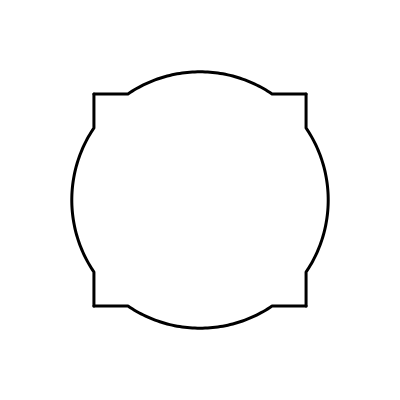
Frame 1 (no input)
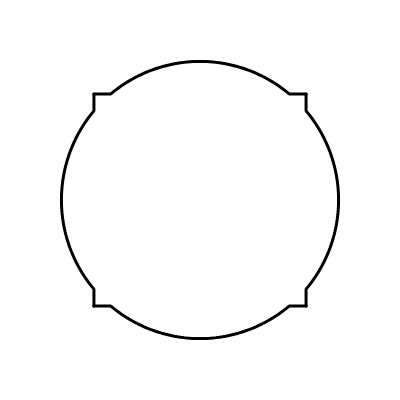
Frame 60 (no input)
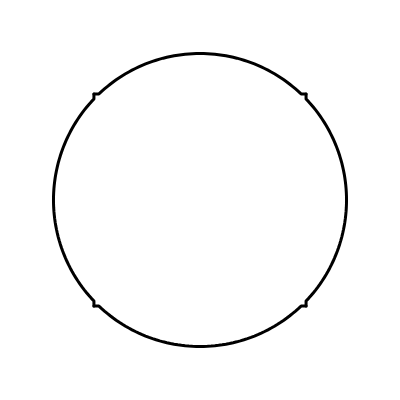
Frame 120 (the mouse pressed at the canvas centre since frame 60)

The p5.js sketch that drew these frames (run headless with seeded random() and noise() and a simulated clock; from frame 60 on, the mouse is pressed at the canvas centre):

// p5.js sketch
// ── sketch.js
// Convert a circle into a square
// by gradually shrinking the circle's radius, 
// revealing square corners within.
// Golan Levin, August 2016

var radius;
var squarePoints = []; // the vertices of the square
var nSquarePoints = 4;
var quarter;

//-----------------------------------------
function setup() {
  createCanvas(400, 400);
  radius = width / 2 * 0.75;
  quarter = TWO_PI / nSquarePoints;

  for (var i = 0; i < nSquarePoints; i++) { // triangle vertices
    var x = radius * cos(i * quarter - HALF_PI);
    var y = radius * sin(i * quarter - HALF_PI);
    squarePoints[i] = {
      x, y
    };
  }
}

//-----------------------------------------
function draw() {
  background(255);
  push();
  translate(width / 2, height / 2);
  rotate(PI * 0.25);

  strokeJoin(ROUND);
  noFill();
  stroke(0);
  strokeWeight(3);

  var minpct = sqrt(2.0) / 2.0;
  var amount = map(sin(millis() / 2000.0), -1, 1, minpct, 1.0);
  var rad = amount * radius;
  var nPts = 60;

  // http://mathworld.wolfram.com/Circle-LineIntersection.html
  for (var i = 0; i < nSquarePoints; i++) {
    var x1 = squarePoints[(i + 0) % nSquarePoints].x;
    var y1 = squarePoints[(i + 0) % nSquarePoints].y;
    var x2 = squarePoints[(i + 1) % nSquarePoints].x;
    var y2 = squarePoints[(i + 1) % nSquarePoints].y;
    var dx = x2 - x1;
    var dy = y2 - y1;
    var dr = sqrt(dx * dx + dy * dy);
    var D = (x1 * y2) - (x2 * y1);

    var discriminant = rad * rad * dr * dr - D * D;
    if (discriminant <= 0) {
      line(x1 + cx, y1 + cy, x2 + cx, y2 + cy);
    } else {
      var px = (D * dy + ((dy < 0) ? -1 : 1) * dx * sqrt(discriminant)) / (dr * dr);
      var py = (-D * dx + abs(dy) * sqrt(discriminant)) / (dr * dr);
      var qx = (D * dy - ((dy < 0) ? -1 : 1) * dx * sqrt(discriminant)) / (dr * dr);
      var qy = (-D * dx - abs(dy) * sqrt(discriminant)) / (dr * dr);
      var pAng = atan2(py, px);
      var qAng = atan2(qy, qx);

      if (i > 1) {
        var tmp = pAng;
        pAng = qAng;
        qAng = tmp;
      }

      beginShape();
      vertex(x2, y2);
      for (var j = 0; j <= nPts; j++) {
        var t = map(j, 0, nPts, pAng, qAng);
        var tx = rad * cos(t);
        var ty = rad * sin(t);
        vertex(tx, ty);
      }
      vertex(x1, y1);
      endShape();
    }
  }
  pop();
}
